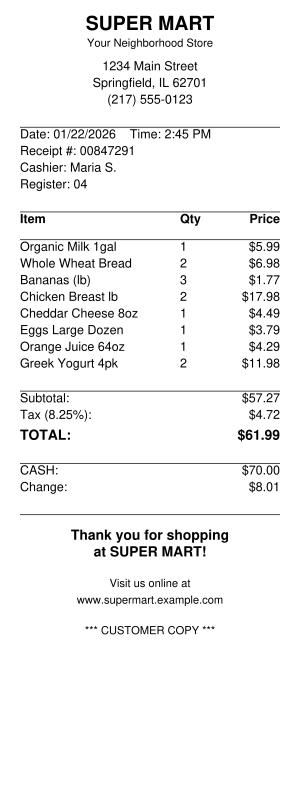

Here is the Python script that generated this plot:
"""Generate a sample receipt PDF for testing."""

from reportlab.lib.pagesizes import letter
from reportlab.lib.units import inch
from reportlab.pdfgen import canvas
from reportlab.lib import colors

def create_receipt_pdf(filename):
    """Create a realistic store receipt PDF."""
    # Create a narrower page to simulate receipt paper
    page_width = 3 * inch
    page_height = 8 * inch

    c = canvas.Canvas(filename, pagesize=(page_width, page_height))

    # Starting Y position from top
    y = page_height - 0.3 * inch
    line_height = 12

    def draw_centered_text(text, y_pos, font="Helvetica", size=10):
        c.setFont(font, size)
        text_width = c.stringWidth(text, font, size)
        x = (page_width - text_width) / 2
        c.drawString(x, y_pos, text)
        return y_pos - line_height

    def draw_left_text(text, y_pos, font="Helvetica", size=9):
        c.setFont(font, size)
        c.drawString(0.2 * inch, y_pos, text)
        return y_pos - line_height

    def draw_line_item(desc, qty, price, y_pos):
        c.setFont("Helvetica", 9)
        c.drawString(0.2 * inch, y_pos, desc)
        c.drawString(1.8 * inch, y_pos, str(qty))
        c.drawRightString(page_width - 0.2 * inch, y_pos, f"${price:.2f}")
        return y_pos - line_height

    def draw_total_line(label, amount, y_pos, bold=False):
        font = "Helvetica-Bold" if bold else "Helvetica"
        c.setFont(font, 10 if bold else 9)
        c.drawString(0.2 * inch, y_pos, label)
        c.drawRightString(page_width - 0.2 * inch, y_pos, f"${amount:.2f}")
        return y_pos - line_height

    def draw_separator(y_pos):
        c.setStrokeColor(colors.black)
        c.setLineWidth(0.5)
        c.line(0.2 * inch, y_pos, page_width - 0.2 * inch, y_pos)
        return y_pos - 8

    # Store Header
    y = draw_centered_text("SUPER MART", y, "Helvetica-Bold", 14)
    y = draw_centered_text("Your Neighborhood Store", y, "Helvetica", 8)
    y -= 5
    y = draw_centered_text("1234 Main Street", y, "Helvetica", 9)
    y = draw_centered_text("Springfield, IL 62701", y, "Helvetica", 9)
    y = draw_centered_text("(217) 555-0123", y, "Helvetica", 9)

    y = draw_separator(y - 5)

    # Transaction Info
    y = draw_left_text("Date: 01/22/2026    Time: 2:45 PM", y)
    y = draw_left_text("Receipt #: 00847291", y)
    y = draw_left_text("Cashier: Maria S.", y)
    y = draw_left_text("Register: 04", y)

    y = draw_separator(y - 5)

    # Column Headers
    c.setFont("Helvetica-Bold", 9)
    c.drawString(0.2 * inch, y, "Item")
    c.drawString(1.8 * inch, y, "Qty")
    c.drawRightString(page_width - 0.2 * inch, y, "Price")
    y -= line_height

    y = draw_separator(y)

    # Line Items
    items = [
        ("Organic Milk 1gal", 1, 5.99),
        ("Whole Wheat Bread", 2, 3.49),
        ("Bananas (lb)", 3, 0.59),
        ("Chicken Breast lb", 2, 8.99),
        ("Cheddar Cheese 8oz", 1, 4.49),
        ("Eggs Large Dozen", 1, 3.79),
        ("Orange Juice 64oz", 1, 4.29),
        ("Greek Yogurt 4pk", 2, 5.99),
    ]

    subtotal = 0
    for desc, qty, price in items:
        total_price = qty * price
        subtotal += total_price
        y = draw_line_item(desc, qty, total_price, y)

    y = draw_separator(y - 5)

    # Totals
    tax_rate = 0.0825
    tax_amount = subtotal * tax_rate
    total = subtotal + tax_amount

    y = draw_total_line("Subtotal:", subtotal, y)
    y = draw_total_line(f"Tax (8.25%):", tax_amount, y)
    y -= 3
    y = draw_total_line("TOTAL:", total, y, bold=True)

    y = draw_separator(y - 5)

    # Payment Info
    amount_tendered = 70.00
    change = amount_tendered - total

    y = draw_total_line("CASH:", amount_tendered, y)
    y = draw_total_line("Change:", change, y)

    y = draw_separator(y - 5)

    # Footer
    y -= 10
    y = draw_centered_text("Thank you for shopping", y, "Helvetica-Bold", 10)
    y = draw_centered_text("at SUPER MART!", y, "Helvetica-Bold", 10)
    y -= 10
    y = draw_centered_text("Visit us online at", y, "Helvetica", 8)
    y = draw_centered_text("www.supermart.example.com", y, "Helvetica", 8)
    y -= 10
    y = draw_centered_text("*** CUSTOMER COPY ***", y, "Helvetica", 8)

    c.save()
    print(f"Created receipt PDF: {filename}")

if __name__ == "__main__":
    create_receipt_pdf("sample_receipt.pdf")
